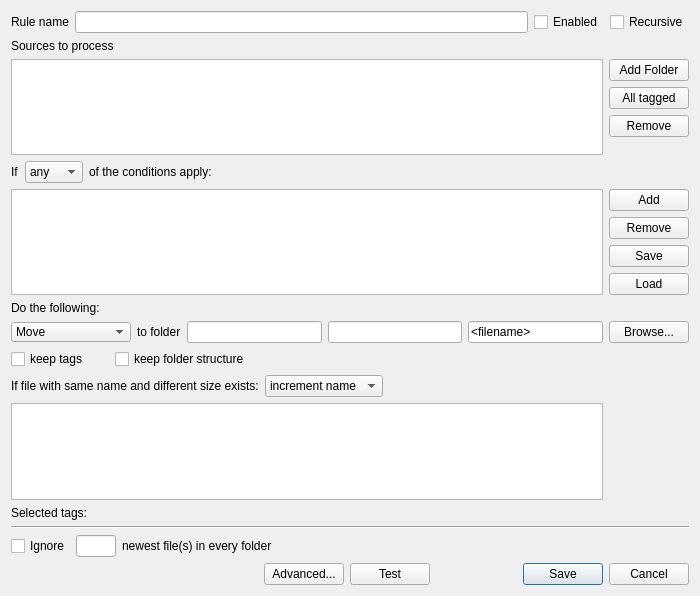
<?xml version="1.0" encoding="UTF-8"?>
<ui version="4.0">
 <class>RuleEditWindow</class>
 <widget class="QDialog" name="RuleEditWindow">
  <property name="windowModality">
   <enum>Qt::WindowModality::ApplicationModal</enum>
  </property>
  <property name="geometry">
   <rect>
    <x>0</x>
    <y>0</y>
    <width>700</width>
    <height>596</height>
   </rect>
  </property>
  <property name="sizePolicy">
   <sizepolicy hsizetype="Expanding" vsizetype="Expanding">
    <horstretch>0</horstretch>
    <verstretch>0</verstretch>
   </sizepolicy>
  </property>
  <property name="windowTitle">
   <string>Add/Edit Rule</string>
  </property>
  <layout class="QGridLayout" name="gridLayout_2">
   <item row="1" column="0">
    <layout class="QGridLayout" name="gridLayout" rowstretch="0,0,0,0,0,0,0,0,0,0,0,0,0">
     <item row="7" column="0">
      <layout class="QHBoxLayout" name="horizontalLayout_6" stretch="1,5">
       <item>
        <widget class="QCheckBox" name="keepTagsCheckBox">
         <property name="text">
          <string>keep tags</string>
         </property>
        </widget>
       </item>
       <item>
        <widget class="QCheckBox" name="keepFolderStructureCheckBox">
         <property name="text">
          <string>keep folder structure</string>
         </property>
        </widget>
       </item>
      </layout>
     </item>
     <item row="6" column="1">
      <layout class="QHBoxLayout" name="horizontalLayout_5">
       <item>
        <widget class="QPushButton" name="folderBrowseButton">
         <property name="text">
          <string>Browse...</string>
         </property>
        </widget>
       </item>
      </layout>
     </item>
     <item row="3" column="0">
      <layout class="QFormLayout" name="formLayout_5">
       <item row="0" column="0">
        <widget class="QLabel" name="label_3">
         <property name="text">
          <string>If</string>
         </property>
        </widget>
       </item>
       <item row="0" column="1">
        <layout class="QFormLayout" name="formLayout_6">
         <item row="0" column="0">
          <widget class="QComboBox" name="conditionSwitchComboBox">
           <item>
            <property name="text">
             <string>any</string>
            </property>
           </item>
           <item>
            <property name="text">
             <string>all</string>
            </property>
           </item>
           <item>
            <property name="text">
             <string>none</string>
            </property>
           </item>
          </widget>
         </item>
         <item row="0" column="1">
          <widget class="QLabel" name="label_4">
           <property name="text">
            <string>of the conditions apply:</string>
           </property>
          </widget>
         </item>
        </layout>
       </item>
      </layout>
     </item>
     <item row="6" column="0">
      <layout class="QHBoxLayout" name="horizontalLayout_2" stretch="1,1,5,5,5,0">
       <item>
        <widget class="QComboBox" name="actionComboBox">
         <property name="sizePolicy">
          <sizepolicy hsizetype="Preferred" vsizetype="Fixed">
           <horstretch>0</horstretch>
           <verstretch>0</verstretch>
          </sizepolicy>
         </property>
         <property name="minimumSize">
          <size>
           <width>0</width>
           <height>0</height>
          </size>
         </property>
         <property name="maximumSize">
          <size>
           <width>120</width>
           <height>20</height>
          </size>
         </property>
         <property name="baseSize">
          <size>
           <width>110</width>
           <height>0</height>
          </size>
         </property>
         <property name="editable">
          <bool>false</bool>
         </property>
         <property name="duplicatesEnabled">
          <bool>false</bool>
         </property>
         <item>
          <property name="text">
           <string>Move</string>
          </property>
         </item>
         <item>
          <property name="text">
           <string>Delete</string>
          </property>
         </item>
         <item>
          <property name="text">
           <string>Send to Trash</string>
          </property>
         </item>
         <item>
          <property name="text">
           <string>Rename</string>
          </property>
         </item>
         <item>
          <property name="text">
           <string>Copy</string>
          </property>
         </item>
         <item>
          <property name="text">
           <string>Tag</string>
          </property>
         </item>
         <item>
          <property name="text">
           <string>Remove tags</string>
          </property>
         </item>
         <item>
          <property name="text">
           <string>Clear all tags</string>
          </property>
         </item>
         <item>
          <property name="text">
           <string>Move to subfolder</string>
          </property>
         </item>
        </widget>
       </item>
       <item>
        <widget class="QLabel" name="toFolderLabel">
         <property name="text">
          <string>to folder</string>
         </property>
        </widget>
       </item>
       <item>
        <widget class="QLineEdit" name="targetFolderEdit">
         <property name="sizePolicy">
          <sizepolicy hsizetype="MinimumExpanding" vsizetype="Fixed">
           <horstretch>0</horstretch>
           <verstretch>0</verstretch>
          </sizepolicy>
         </property>
         <property name="toolTip">
          <string>&lt;html&gt;&lt;head/&gt;&lt;body&gt;&lt;p&gt;You can use the following tokens:&lt;/p&gt;&lt;p&gt;&amp;lt;type&amp;gt; will be replaced with file type&lt;/p&gt;&lt;p&gt;&amp;lt;group:MyGroup&amp;gt; will be replaced with the (first) tag of the file in MyGroup or 'None' if the file doesn't have tags from MyGroup&lt;/p&gt;&lt;/body&gt;&lt;/html&gt;</string>
         </property>
        </widget>
       </item>
       <item>
        <widget class="QLineEdit" name="subfolderEdit">
         <property name="sizePolicy">
          <sizepolicy hsizetype="MinimumExpanding" vsizetype="Fixed">
           <horstretch>0</horstretch>
           <verstretch>0</verstretch>
          </sizepolicy>
         </property>
         <property name="toolTip">
          <string>&lt;html&gt;&lt;head/&gt;&lt;body&gt;&lt;p&gt;You can use the following tokens:&lt;/p&gt;&lt;p&gt;&amp;lt;type&amp;gt; will be replaced with file type&lt;/p&gt;&lt;p&gt;&amp;lt;group:MyGroup&amp;gt; will be replaced with the (first) tag of the file in MyGroup or 'None' if the file doesn't have tags from MyGroup&lt;/p&gt;&lt;/body&gt;&lt;/html&gt;</string>
         </property>
        </widget>
       </item>
       <item>
        <widget class="QLineEdit" name="renameEdit">
         <property name="enabled">
          <bool>true</bool>
         </property>
         <property name="sizePolicy">
          <sizepolicy hsizetype="MinimumExpanding" vsizetype="Fixed">
           <horstretch>0</horstretch>
           <verstretch>0</verstretch>
          </sizepolicy>
         </property>
         <property name="toolTip">
          <string>&lt;!DOCTYPE HTML PUBLIC &quot;-//W3C//DTD HTML 4.0//EN&quot; &quot;http://www.w3.org/TR/REC-html40/strict.dtd&quot;&gt;
&lt;html&gt;&lt;head&gt;&lt;meta name=&quot;qrichtext&quot; content=&quot;1&quot; /&gt;&lt;style type=&quot;text/css&quot;&gt;
p, li { white-space: pre-wrap; }
&lt;/style&gt;&lt;/head&gt;&lt;body style=&quot; font-family:'MS Shell Dlg 2'; font-size:8pt; font-weight:400; font-style:normal;&quot;&gt;
&lt;p style=&quot; margin-top:0px; margin-bottom:0px; margin-left:0px; margin-right:0px; -qt-block-indent:0; text-indent:0px; line-height:19px;&quot;&gt;You can use the following tokens:&lt;/p&gt;
&lt;p style=&quot; margin-top:0px; margin-bottom:0px; margin-left:0px; margin-right:0px; -qt-block-indent:0; text-indent:0px; line-height:19px;&quot;&gt;&amp;lt;filename&amp;gt; will be replaced with file/folder name&lt;/p&gt;
&lt;p style=&quot; margin-top:0px; margin-bottom:0px; margin-left:0px; margin-right:0px; -qt-block-indent:0; text-indent:0px; line-height:19px;&quot;&gt;&amp;lt;folder&amp;gt; will be replaced with the parent folder name&lt;/p&gt;
&lt;p style=&quot; margin-top:0px; margin-bottom:0px; margin-left:0px; margin-right:0px; -qt-block-indent:0; text-indent:0px; line-height:19px;&quot;&gt;&amp;lt;replace:ABC:XYZ&amp;gt; will replace ABC with XYZ in file/folder name&lt;/p&gt;&lt;/body&gt;&lt;/html&gt;</string>
         </property>
         <property name="text">
          <string>&lt;filename&gt;</string>
         </property>
        </widget>
       </item>
       <item>
        <spacer name="horizontalSpacer_2">
         <property name="orientation">
          <enum>Qt::Orientation::Horizontal</enum>
         </property>
         <property name="sizeHint" stdset="0">
          <size>
           <width>0</width>
           <height>0</height>
          </size>
         </property>
        </spacer>
       </item>
      </layout>
     </item>
     <item row="4" column="0">
      <widget class="QListWidget" name="conditionListWidget"/>
     </item>
     <item row="4" column="1">
      <layout class="QFormLayout" name="formLayout_7">
       <item row="0" column="0">
        <widget class="QPushButton" name="conditionAddButton">
         <property name="text">
          <string>Add</string>
         </property>
        </widget>
       </item>
       <item row="1" column="0">
        <widget class="QPushButton" name="conditionRemoveButton">
         <property name="text">
          <string>Remove</string>
         </property>
        </widget>
       </item>
       <item row="2" column="0">
        <widget class="QPushButton" name="conditionSaveButton">
         <property name="text">
          <string>Save</string>
         </property>
        </widget>
       </item>
       <item row="3" column="0">
        <widget class="QPushButton" name="conditionLoadButton">
         <property name="text">
          <string>Load</string>
         </property>
        </widget>
       </item>
      </layout>
     </item>
     <item row="5" column="0">
      <widget class="QLabel" name="label_5">
       <property name="text">
        <string>Do the following:</string>
       </property>
      </widget>
     </item>
     <item row="0" column="0" colspan="2">
      <layout class="QHBoxLayout" name="horizontalLayout">
       <item>
        <widget class="QLabel" name="label">
         <property name="text">
          <string>Rule name</string>
         </property>
        </widget>
       </item>
       <item>
        <widget class="QLineEdit" name="ruleNameEdit"/>
       </item>
       <item>
        <widget class="QCheckBox" name="enabledCheckBox">
         <property name="text">
          <string>Enabled</string>
         </property>
        </widget>
       </item>
       <item>
        <widget class="QCheckBox" name="recursiveCheckBox">
         <property name="text">
          <string>Recursive</string>
         </property>
        </widget>
       </item>
      </layout>
     </item>
     <item row="2" column="0">
      <widget class="QListWidget" name="sourceListWidget">
       <property name="sizePolicy">
        <sizepolicy hsizetype="Expanding" vsizetype="Expanding">
         <horstretch>200</horstretch>
         <verstretch>0</verstretch>
        </sizepolicy>
       </property>
      </widget>
     </item>
     <item row="11" column="0">
      <widget class="TagTree" name="tagsView">
       <property name="sizePolicy">
        <sizepolicy hsizetype="MinimumExpanding" vsizetype="Expanding">
         <horstretch>0</horstretch>
         <verstretch>0</verstretch>
        </sizepolicy>
       </property>
      </widget>
     </item>
     <item row="2" column="1">
      <layout class="QFormLayout" name="formLayout_3">
       <item row="0" column="0">
        <widget class="QPushButton" name="folderAddButton">
         <property name="text">
          <string>Add Folder</string>
         </property>
        </widget>
       </item>
       <item row="2" column="0">
        <widget class="QPushButton" name="sourceRemoveButton">
         <property name="text">
          <string>Remove</string>
         </property>
        </widget>
       </item>
       <item row="1" column="0">
        <widget class="QPushButton" name="allTaggedAddButton">
         <property name="text">
          <string>All tagged</string>
         </property>
        </widget>
       </item>
      </layout>
     </item>
     <item row="1" column="0">
      <widget class="QLabel" name="label_2">
       <property name="text">
        <string>Sources to process</string>
       </property>
      </widget>
     </item>
     <item row="10" column="0">
      <layout class="QHBoxLayout" name="horizontalLayout_7">
       <item>
        <widget class="QLabel" name="fileWithSameNameLabel">
         <property name="text">
          <string>If file with same name and different size exists:</string>
         </property>
        </widget>
       </item>
       <item>
        <widget class="QComboBox" name="overwriteComboBox">
         <item>
          <property name="text">
           <string>increment name</string>
          </property>
         </item>
         <item>
          <property name="text">
           <string>overwrite</string>
          </property>
         </item>
        </widget>
       </item>
       <item>
        <spacer name="horizontalSpacer_4">
         <property name="orientation">
          <enum>Qt::Orientation::Horizontal</enum>
         </property>
         <property name="sizeHint" stdset="0">
          <size>
           <width>40</width>
           <height>0</height>
          </size>
         </property>
        </spacer>
       </item>
      </layout>
     </item>
     <item row="12" column="0">
      <widget class="QLabel" name="selectedTagsLabel">
       <property name="text">
        <string>Selected tags:</string>
       </property>
      </widget>
     </item>
    </layout>
   </item>
   <item row="6" column="0">
    <layout class="QHBoxLayout" name="horizontalLayout_8">
     <item>
      <spacer name="horizontalSpacer">
       <property name="orientation">
        <enum>Qt::Orientation::Horizontal</enum>
       </property>
       <property name="sizeHint" stdset="0">
        <size>
         <width>40</width>
         <height>20</height>
        </size>
       </property>
      </spacer>
     </item>
     <item>
      <widget class="QPushButton" name="advancedButton">
       <property name="text">
        <string>Advanced...</string>
       </property>
      </widget>
     </item>
     <item>
      <widget class="QPushButton" name="testButton">
       <property name="text">
        <string>Test</string>
       </property>
      </widget>
     </item>
     <item>
      <widget class="QDialogButtonBox" name="buttonBox">
       <property name="standardButtons">
        <set>QDialogButtonBox::StandardButton::Cancel|QDialogButtonBox::StandardButton::Save</set>
       </property>
      </widget>
     </item>
    </layout>
   </item>
   <item row="5" column="0">
    <spacer name="verticalSpacer">
     <property name="orientation">
      <enum>Qt::Orientation::Vertical</enum>
     </property>
     <property name="sizeHint" stdset="0">
      <size>
       <width>20</width>
       <height>40</height>
      </size>
     </property>
    </spacer>
   </item>
   <item row="3" column="0">
    <layout class="QHBoxLayout" name="horizontalLayout_3">
     <item>
      <widget class="QCheckBox" name="ignoreNewestCheckBox">
       <property name="text">
        <string>Ignore</string>
       </property>
      </widget>
     </item>
     <item>
      <widget class="QLineEdit" name="numberNewestEdit">
       <property name="maximumSize">
        <size>
         <width>40</width>
         <height>16777215</height>
        </size>
       </property>
      </widget>
     </item>
     <item>
      <widget class="QLabel" name="newestLabel">
       <property name="text">
        <string>newest file(s) in every folder</string>
       </property>
      </widget>
     </item>
     <item>
      <spacer name="horizontalSpacer_3">
       <property name="orientation">
        <enum>Qt::Orientation::Horizontal</enum>
       </property>
       <property name="sizeHint" stdset="0">
        <size>
         <width>40</width>
         <height>0</height>
        </size>
       </property>
      </spacer>
     </item>
    </layout>
   </item>
   <item row="2" column="0">
    <widget class="Line" name="line">
     <property name="orientation">
      <enum>Qt::Orientation::Horizontal</enum>
     </property>
    </widget>
   </item>
  </layout>
 </widget>
 <customwidgets>
  <customwidget>
   <class>TagTree</class>
   <extends>QTreeView</extends>
   <header location="global">..tag_tree</header>
  </customwidget>
 </customwidgets>
 <resources/>
 <connections/>
</ui>
